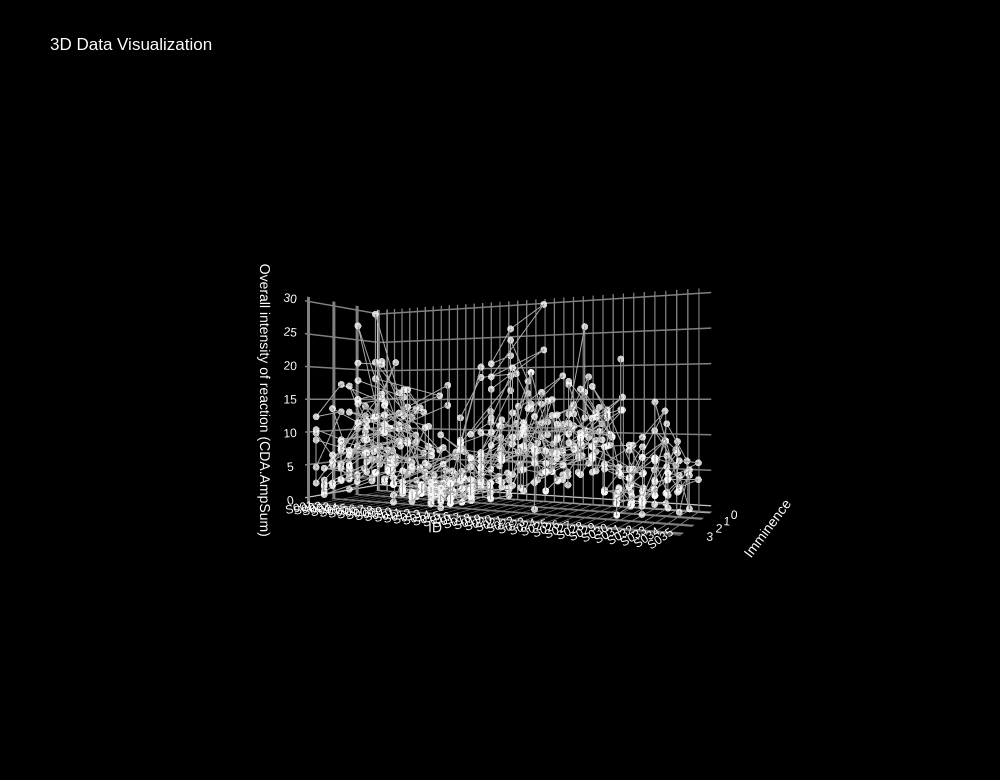

The notebook cell saved with this chart:
### Markdown cell above
S01 - S035

### Code cell
# build an svg file with a 3d graph containing X, Y, and Z axes, and a surface defined by the function z = f(x, y) = sin(sqrt(x^2 + y^2)).
import numpy as np #import library to perform mathematical operations
import plotly.graph_objects as go #import library to create 3D graphs
import pandas as pd  # import library to read csv files
import seaborn as sns  # import library for data visualization
# import the csv module to read the data from a csv file

# Import the csv file
df = pd.read_csv("C:\\Users\\linhn\\Downloads\\Fear\\Test 35.csv")
df = df.sort_values(by="ID")
# Display the first few rows of the dataframe to verify it was loaded correctly
df.head(5)


# Extract the x, y, and z values from the dataframe
x = df['Imminence'].values
y = df['ID'].values
z = df['CDA.AmpSum'].values

# Create a 3D scatter plot with lines connecting the points
fig = go.Figure(data=[go.Scatter3d(
    x=x,
    y=y,
    z=z,
    mode='lines+markers',
    marker=dict(
        size=4,
        color='white',
        opacity=0.8
    ),
    line=dict(
        color='darkgray',
        width=2
    )
)])

# Apply all layout and styling
fig.update_layout(
    title='3D Data Visualization',
    autosize=False,
    width=1000, # Set width to 1920 pixels later
    height=780, # Set height to 1080 pixels later
    # Set black background for the entire plot
    paper_bgcolor='black',
    plot_bgcolor='black',
    #set default home view
    scene_camera=dict(
        eye=dict(x=3, y=1.5, z=0)
    ),
    # set default font color to white
    font=dict(
        color='white',
        family='Helvetica, sans-serif'
    ),
    # Set axis titles
    scene=dict(
        xaxis_title='Imminence',
        yaxis_title='ID',
        zaxis_title='Overall intensity of reaction (CDA.AmpSum)',
        aspectratio=dict(x=.6, y=1.8, z=1),  # Make ID (X) axis 3x wider
        # Black background
        xaxis=dict(
            showbackground=True,
            backgroundcolor='black',
            showgrid=True,
            gridcolor='gray',
            gridwidth=10,
            zerolinecolor='white'
        ),
        yaxis=dict(
            showbackground=True,
            backgroundcolor='black',
            showgrid=True,
            gridcolor='gray',
            gridwidth=3,
            zerolinecolor='white',
            #show all ID values on the Y axis, but just its number, not the ID label
            tickmode='linear',
            tick0=0,
            dtick=1
        ),
        zaxis=dict(
            showbackground=True,
            backgroundcolor='black',
            showgrid=True,
            gridcolor='gray',
            gridwidth=3,
            zerolinecolor='white'
        )
    )
)

# Export and show
fig.write_html("3d_surface_plot.html")
fig.show()

### Figure 1 — Plotly figure (JSON) as saved in the notebook; plotly's stock layout.template omitted (floating-point values rounded to 4 significant figures; data arrays with more than 128 entries replaced by an {"elided": "..."} marker saying what was removed)
{"data": [{"line": {"color": "darkgray", "width": 2}, "marker": {"color": "white", "opacity": 0.8, "size": 4}, "mode": "lines+markers", "type": "scatter3d", "x": {"elided": "562 float values"}, "y": {"elided": "562 str values"}, "z": {"elided": "562 float values"}}], "layout": {"autosize": false, "font": {"color": "white", "family": "Helvetica, sans-serif"}, "height": 780, "paper_bgcolor": "black", "plot_bgcolor": "black", "scene": {"aspectratio": {"x": 0.6, "y": 1.8, "z": 1}, "camera": {"eye": {"x": 3, "y": 1.5, "z": 0}}, "xaxis": {"backgroundcolor": "black", "gridcolor": "gray", "gridwidth": 10, "showbackground": true, "showgrid": true, "title": {"text": "Imminence"}, "zerolinecolor": "white"}, "yaxis": {"backgroundcolor": "black", "dtick": 1, "gridcolor": "gray", "gridwidth": 3, "showbackground": true, "showgrid": true, "tick0": 0, "tickmode": "linear", "title": {"text": "ID"}, "zerolinecolor": "white"}, "zaxis": {"backgroundcolor": "black", "gridcolor": "gray", "gridwidth": 3, "showbackground": true, "showgrid": true, "title": {"text": "Overall intensity of reaction (CDA.AmpSum)"}, "zerolinecolor": "white"}}, "title": {"text": "3D Data Visualization"}, "width": 1000}}
